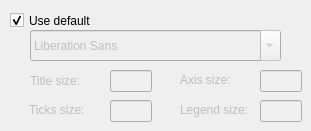
                <widget class="QWidget" name="page_15">
                 <widget class="QLabel" name="plot1DTitleFontSize_LB">
                  <property name="enabled">
                   <bool>false</bool>
                  </property>
                  <property name="geometry">
                   <rect>
                    <x>30</x>
                    <y>70</y>
                    <width>71</width>
                    <height>21</height>
                   </rect>
                  </property>
                  <property name="text">
                   <string>Title size:</string>
                  </property>
                 </widget>
                 <widget class="QLabel" name="plot1DAxisFontSize_LB">
                  <property name="enabled">
                   <bool>false</bool>
                  </property>
                  <property name="geometry">
                   <rect>
                    <x>180</x>
                    <y>70</y>
                    <width>81</width>
                    <height>20</height>
                   </rect>
                  </property>
                  <property name="text">
                   <string>Axis size:</string>
                  </property>
                 </widget>
                 <widget class="QLabel" name="plot1DLegendFontSize_LB">
                  <property name="enabled">
                   <bool>false</bool>
                  </property>
                  <property name="geometry">
                   <rect>
                    <x>180</x>
                    <y>100</y>
                    <width>81</width>
                    <height>20</height>
                   </rect>
                  </property>
                  <property name="text">
                   <string>Legend size:</string>
                  </property>
                 </widget>
                 <widget class="QLabel" name="plot1DTickFontSize_LB">
                  <property name="enabled">
                   <bool>false</bool>
                  </property>
                  <property name="geometry">
                   <rect>
                    <x>29</x>
                    <y>100</y>
                    <width>81</width>
                    <height>20</height>
                   </rect>
                  </property>
                  <property name="text">
                   <string>Ticks size:</string>
                  </property>
                 </widget>
                 <widget class="QFontComboBox" name="plot1DFont_fontComboBox">
                  <property name="enabled">
                   <bool>false</bool>
                  </property>
                  <property name="geometry">
                   <rect>
                    <x>30</x>
                    <y>30</y>
                    <width>251</width>
                    <height>31</height>
                   </rect>
                  </property>
                 </widget>
                 <widget class="QLineEdit" name="plot1DTitleFontSize_LE">
                  <property name="enabled">
                   <bool>false</bool>
                  </property>
                  <property name="geometry">
                   <rect>
                    <x>110</x>
                    <y>70</y>
                    <width>42</width>
                    <height>22</height>
                   </rect>
                  </property>
                 </widget>
                 <widget class="QLineEdit" name="plot1DAxisFontSize_LE">
                  <property name="enabled">
                   <bool>false</bool>
                  </property>
                  <property name="geometry">
                   <rect>
                    <x>260</x>
                    <y>70</y>
                    <width>42</width>
                    <height>22</height>
                   </rect>
                  </property>
                 </widget>
                 <widget class="QLineEdit" name="plot1DTickFontSize_LE">
                  <property name="enabled">
                   <bool>false</bool>
                  </property>
                  <property name="geometry">
                   <rect>
                    <x>110</x>
                    <y>100</y>
                    <width>42</width>
                    <height>22</height>
                   </rect>
                  </property>
                 </widget>
                 <widget class="QLineEdit" name="plot1DLegendFontSize_LE">
                  <property name="enabled">
                   <bool>false</bool>
                  </property>
                  <property name="geometry">
                   <rect>
                    <x>260</x>
                    <y>100</y>
                    <width>42</width>
                    <height>22</height>
                   </rect>
                  </property>
                 </widget>
                 <widget class="QCheckBox" name="plot1DFont_CB">
                  <property name="geometry">
                   <rect>
                    <x>10</x>
                    <y>10</y>
                    <width>100</width>
                    <height>21</height>
                   </rect>
                  </property>
                  <property name="text">
                   <string>Use default</string>
                  </property>
                  <property name="checked">
                   <bool>true</bool>
                  </property>
                 </widget>
                </widget>
